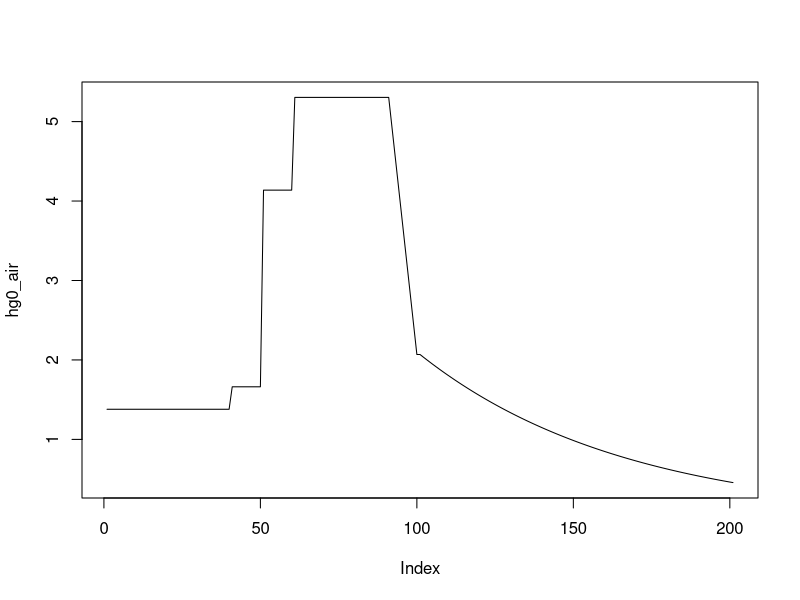
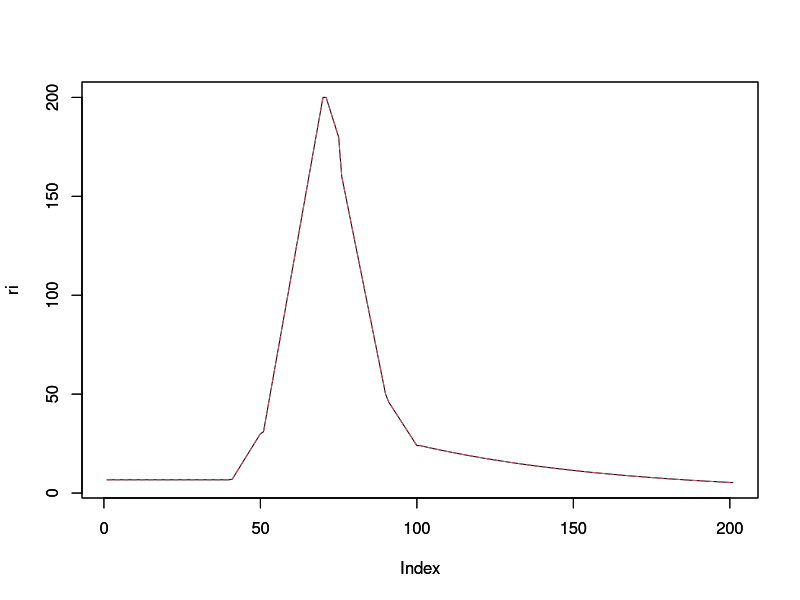
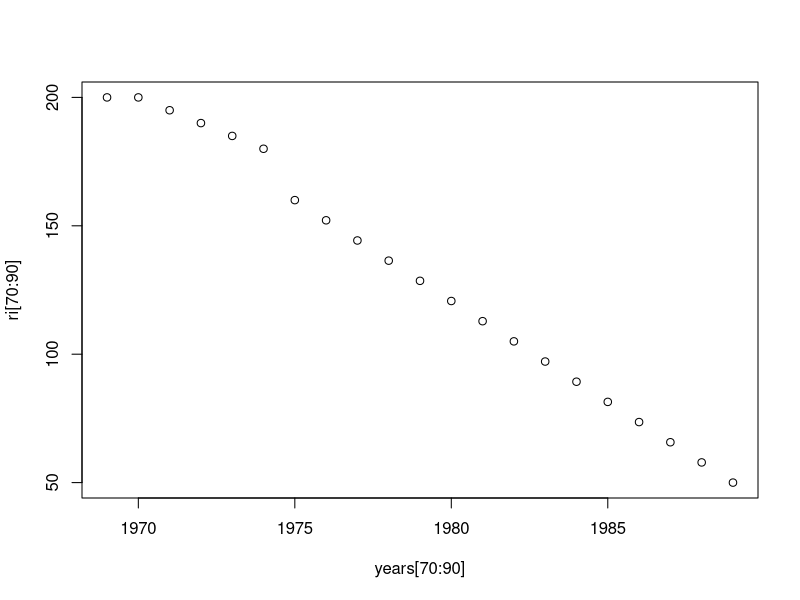
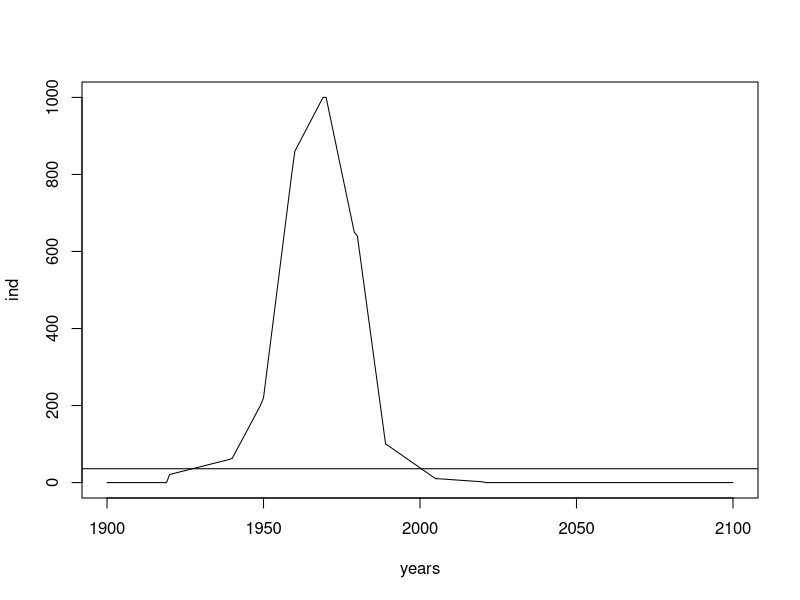
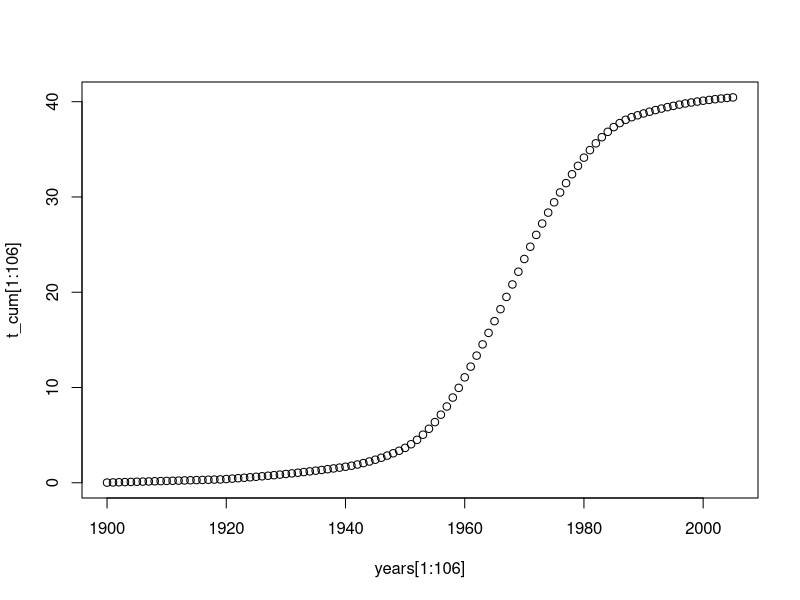
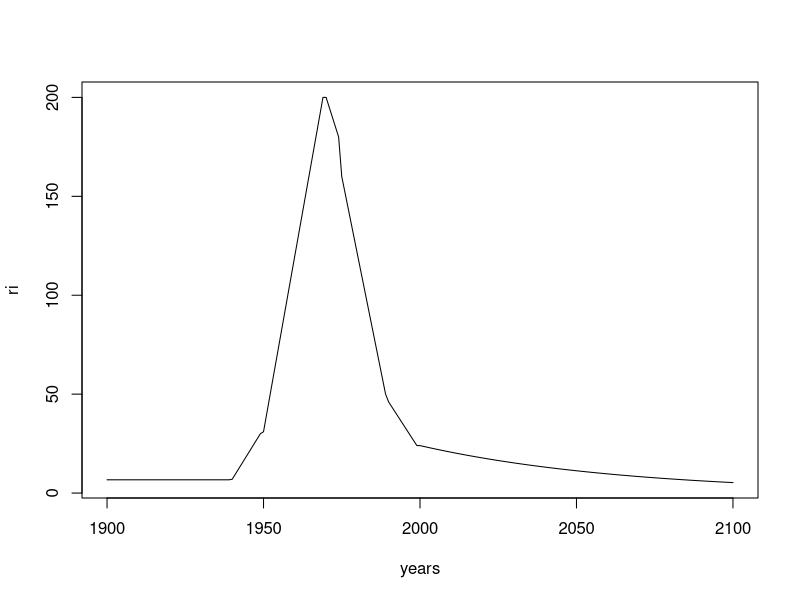
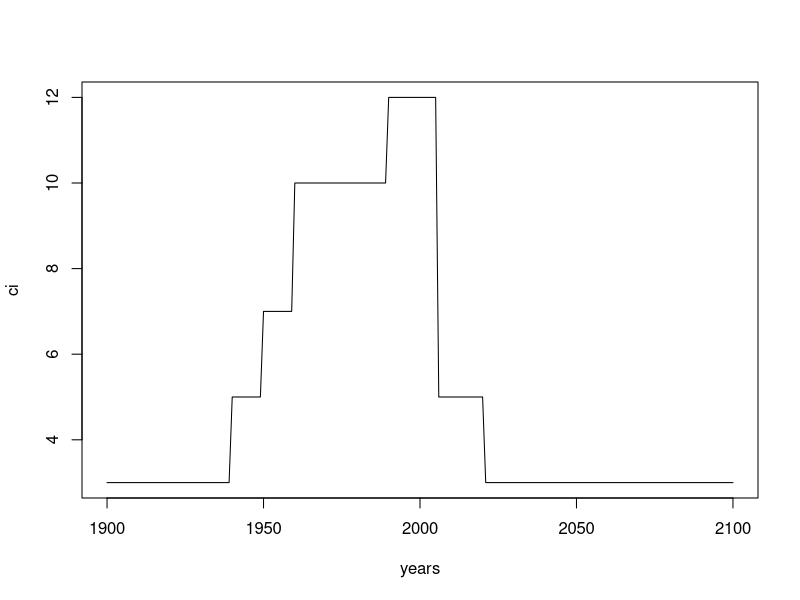
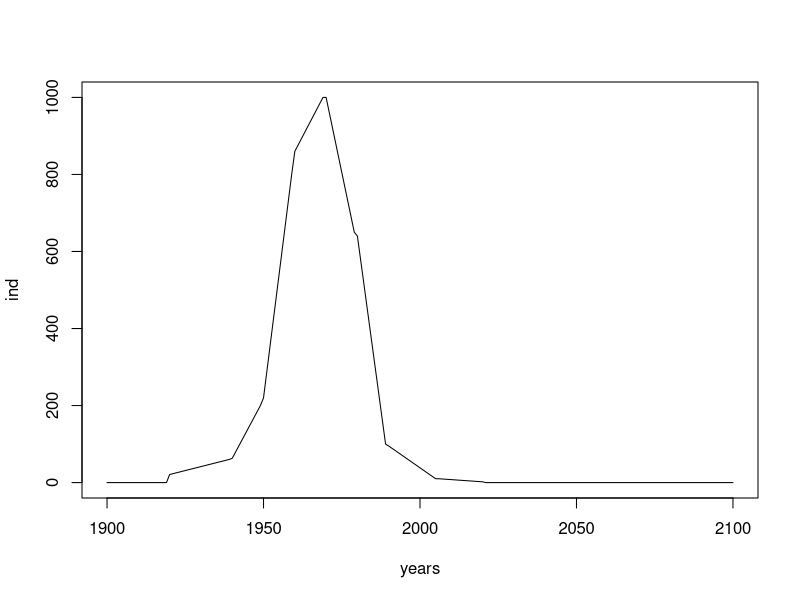

These charts were generated, in order, by the following R code: (Note: this script raises an error after producing the figures.)

years    <-seq(1900,2100)  # sequence of 200 elements (years)
area     <-4.12E+08   # surface area of the site (m2)  - to compute rates 
area_km2 <-4.12E+02   # surface area of the site (km2) - to compute rates 


## Function that creates a vector of 100 elements decreasing by 1.5% at each step
## this is to simulate the decrease of atmospheric deposition observed in Europe from 1999 (Colette et al., 2016) 
## starting from the value measured in the study area in 1999 (11.7 kg y-1,Rossini et al., 2005) 
## and projecting the trend to the future (2100)

n=rep(NA,101)   # preallocate
n[1]=11.7
for(i in 2:101){
  n[i] = n[i-1]-((n[i-1]*1.5)/100)
}

de<-c(rep(7.8,40), rep(9.4,10), rep(23.4, 10), rep(30, 30), seq(30,11.7, length.out = 10),n) # create a series
dep<-data.frame(years[1:201],de)    
dep[100,]
dep[118,]

mul_d<-de/9.049025
hg0_air<-1.6*mul_d
plot(hg0_air, type='l')

getwd()
write.table(hg0_air,'hg0_time.txt')

dep_g_km2_y<-de/area_km2*100

##  Function that creates a vector of 100 elements decreasing by 1.5% at each step -
#   this is for river load, based on analogy with atm. depo
#   river load in Venice for 1999 is ~24 kg y-1 (Collavini et al., 2005)

m=rep(NA,101)   # preallocate
m[1]=24
for(i in 2:101){
  m[i] = m[i-1]-((m[i-1]*1.5)/100)
}

y<-seq(1999,2100,length.out = 101)

data.frame(y,m)

# 6.7 kg y-1 is calculated form background concentrations and SPM load

ri<-c(rep(6.7,40), seq(7,30,length.out = 10), seq(31,200, length.out = 20),
      seq(200,180,-5),seq(160,50, length.out = 15), 
      seq(46.0,24, length.out = 10), m)
riv<-data.frame(years[1:201],ri)


ri2<-c(rep(6.7,40), seq(7,30,length.out = 10), seq(31,200, length.out = 20), seq(200,160,length.out =5),
       seq(150,50, length.out = 15), seq(46.0,24, length.out = 10), m)

plot(ri, type='l')
par(new=T)
plot(ri, type='l', col=2, lty=2)

riv[90,]
riv[101,]
riv[102,]

ef_1970 <-c(10,5,	14)
ef_1980 <-c(5,7,2)
ef_1990 <-c(2,2,3)
ef_2000 <-c(1,1,2)
ef_2008 <-c(1,1,1)


plot(years[70:90],ri[70:90])

riv[71,]
riv[81,]

f_box2<-0.458421978				
f_box5<-0.062621404			
f_box6<-0.220793636
f_box8<-0.170567015
f_box9<-0.087595967

riv$BOX2 = riv$ri*f_box2 #0.26
riv$BOX5 = riv$ri*f_box5 #0.15
riv$BOX6 = riv$ri*f_box6 #0.34
riv$BOX8 = riv$ri*f_box8 #0.14
riv$BOX9 = riv$ri*f_box9 #0.11

ci<-c(rep(3,40),rep(5,10), rep(7,10),rep(10,30), rep(12,16),rep(5,15), rep(3,80)) 
cit<-data.frame(years[1:201],ci)
str(cit)

#ind<-c(rep(0,20), seq(21,60,length.out = 20), seq(60,200,length.out = 10),rep(600, 10), seq(500,300,length.out = 30),
  #     seq(100,10,length.out =  16),seq(10,2,length.out =  15), rep(0,80))

ind<-c(rep(0,20), seq(21,60,length.out = 20), seq(63,200,length.out = 10),
        seq(220,800,length.out = 10), seq(860,1000,length.out = 10),seq(1000,650,length.out = 10),
        seq(640,100,length.out = 10), seq(95,10,length.out =  16),seq(10,2,length.out =  15), rep(0,80))
ind2<-ind*1.085

indus<-data.frame(years[1:201],ind2)

ind_mehg<-ind2*1/100

indus_mehg<-data.frame(years[1:201],ind_mehg)

ind3<-ind2+ind_mehg

ind_mehg/ind3*100

plot(years, ind, type='l')
abline(h=36)
tt<- de+ri+ci+ind3
t_cum<-cumsum(tt)/1000

tott<-data.frame(years,de,ri2,ci,ind3, tt, t_cum)
tott[102,]
tott[71,]

plot(years[1:106],t_cum[1:106])
plot(years,ri, type='l') 
plot(years,ci, type='l') 
plot(years,ind, type='l') 

#::::::::::::: ripartizione input fra i box :::::::::::::::::::::::::::::::::::::

area <-4.119E+08
aree<-c(4.350E+07,3.530E+07,3.130E+07,	8.900E+06,	2.220E+07,
        5.430E+07,1.146E+08,3.170E+07,	2.950E+07,	4.060E+07)

dep$BOX1 <-dep$de*(aree[1]/area)
dep$BOX2 <-dep$de*(aree[2]/area)
dep$BOX3 <-dep$de*(aree[3]/area)
dep$BOX4 <-dep$de*(aree[4]/area)
dep$BOX5 <-dep$de*(aree[5]/area)
dep$BOX6 <-dep$de*(aree[6]/area)
dep$BOX7 <-dep$de*(aree[7]/area)
dep$BOX8 <-dep$de*(aree[8]/area)
dep$BOX9 <-dep$de*(aree[9]/area)
dep$BOX10 <-dep$de*(aree[10]/area)

#aaaaa<-(dep$BOX1+dep$BOX2+dep$BOX3+dep$BOX4+dep$BOX5+dep$BOX6+dep$BOX7+dep$BOX8+dep$BOX9+dep$BOX10)


cit$BOX3<-cit$ci*0.33
cit$BOX5<-cit$ci*0.33
cit$BOX6<-cit$ci*0.33


## mancano years 1901; 1905(?)

mul_atm<-c(1.050000716,1.00454523,1.195454451,1.404547776,0.963636566,0.99545477,
           0.700000477,0.836363752,1.077272098,1.018182512,0.790908267,0.949999284)

riv_mult<-c(1.021276596,0.805920444,0.782608696, 1.184458834,0.919148936,1.013506013,0.866975023,
            0.853654024,0.820351526,0.935800185,1.598519889,1.197779833)

cit_mult<-rep(1,12)

if6<-indus %>%
  rowwise() %>%                       # for each row
  mutate(x = list(ind2 * cit_mult)) %>%    # multiply value in BOX1 with mul and save results as a list
  unnest()                            # unnest data
yy<-as.numeric(as.character(unlist(if6[1])))
b6i<-as.numeric(as.character(unlist(if6[3])))
tot_ind = b6i


if6_mehg<-indus_mehg %>%
  rowwise() %>%                       # for each row
  mutate(x = list(ind_mehg * cit_mult)) %>%    # multiply value in BOX1 with mul and save results as a list
  unnest()                            # unnest data
yy<-as.numeric(as.character(unlist(if6_mehg[1])))
b6i_mehg<-as.numeric(as.character(unlist(if6_mehg[3])))
tot_ind_mehg = b6i_mehg

cf3<-cit %>%
  rowwise() %>%                       # for each row
  mutate(x = list(BOX3 * cit_mult)) %>%    # multiply value in BOX1 with mul and save results as a list
  unnest()                            # unnest data
yy<-as.numeric(as.character(unlist(cf3[1])))
b3c<-as.numeric(as.character(unlist(cf3[5])))

cf5<-cit %>%
  rowwise() %>%                       # for each row
  mutate(x = list(BOX5 * cit_mult)) %>%    # multiply value in BOX1 with mul and save results as a list
  unnest()                            # unnest data
yy<-as.numeric(as.character(unlist(cf5[1])))
b5c<-as.numeric(as.character(unlist(cf5[5])))

cf6<-cit %>%
  rowwise() %>%                       # for each row
  mutate(x = list(BOX6 * cit_mult)) %>%    # multiply value in BOX1 with mul and save results as a list
  unnest()                            # unnest data
yy<-as.numeric(as.character(unlist(cf6[1])))
b6c<-as.numeric(as.character(unlist(cf6[5])))


dum<-cit %>%
  rowwise() %>%                       # for each row
  mutate(x = list(ci * cit_mult)) %>%    # multiply value in BOX1 with mul and save results as a list
  unnest()                            # unnest data
tot_city<-as.numeric(as.character(unlist(dum[5])))


library(tidyverse)

df1<-dep %>%
  rowwise() %>%                       # for each row
  mutate(x = list(BOX1 * mul_atm)) %>%    # multiply value in BOX1 with mul and save results as a list
  unnest()                            # unnest data
yy<-as.numeric(as.character(unlist(df1[1])))
b1<-as.numeric(as.character(unlist(df1[13])))

df2<-dep %>%
  rowwise() %>%                       # for each row
  mutate(x = list(BOX2* mul_atm)) %>%    # multiply value in BOX1 with mul and save results as a list
  unnest()                            # unnest data
b2<-as.numeric(as.character(unlist(df2[13])))

df3<-dep %>%
  rowwise() %>%                       # for each row
  mutate(x = list(BOX3* mul_atm)) %>%    # multiply value in BOX1 with mul and save results as a list
  unnest()                            # unnest data
b3<-as.numeric(as.character(unlist(df3[13])))

df4<-dep %>%
  rowwise() %>%                       # for each row
  mutate(x = list(BOX4* mul_atm)) %>%    # multiply value in BOX1 with mul and save results as a list
  unnest()                            # unnest data
b4<-as.numeric(as.character(unlist(df4[13])))

df5<-dep %>%
  rowwise() %>%                       # for each row
  mutate(x = list(BOX5* mul_atm)) %>%    # multiply value in BOX1 with mul and save results as a list
  unnest()                            # unnest data
b5<-as.numeric(as.character(unlist(df5[13])))

df6<-dep %>%
  rowwise() %>%                       # for each row
  mutate(x = list(BOX6* mul_atm)) %>%    # multiply value in BOX1 with mul and save results as a list
  unnest()                            # unnest data
b6<-as.numeric(as.character(unlist(df6[13])))

df7<-dep %>%
  rowwise() %>%                       # for each row
  mutate(x = list(BOX7* mul_atm)) %>%    # multiply value in BOX1 with mul and save results as a list
  unnest()                            # unnest data
b7<-as.numeric(as.character(unlist(df7[13])))

df8<-dep %>%
  rowwise() %>%                       # for each row
  mutate(x = list(BOX8* mul_atm)) %>%    # multiply value in BOX1 with mul and save results as a list
  unnest()                            # unnest data
b8<-as.numeric(as.character(unlist(df8[13])))

df9<-dep %>%
  rowwise() %>%                       # for each row
  mutate(x = list(BOX9* mul_atm)) %>%    # multiply value in BOX1 with mul and save results as a list
  unnest()                            # unnest data
b9<-as.numeric(as.character(unlist(df9[13])))

df10<-dep %>%
  rowwise() %>%                       # for each row
  mutate(x = list(BOX10* mul_atm)) %>%    # multiply value in BOX1 with mul and save results as a list
  unnest()                            # unnest data
b10<-as.numeric(as.character(unlist(df10[13])))


dffff<-dep %>%
  rowwise() %>%                       # for each row
  mutate(x = list(de* mul_atm)) %>%    # multiply value in BOX1 with mul and save results as a list
  unnest()                            # unnest data
tot_depo<-as.numeric(as.character(unlist(dffff[13])))

##::::::::::::::::::::::::::::  RIVERS :::::::::::::::::::::::::::::::::::::::::::::::::::::::

rf2<-riv %>%
  rowwise() %>%                       # for each row
  mutate(x = list(BOX2 * riv_mult)) %>%    # multiply value in BOX1 with mul and save results as a list
  unnest()                            # unnest data
yy<-as.numeric(as.character(unlist(rf2[1])))
b2r<-as.numeric(as.character(unlist(rf2[8])))

rf5<-riv %>%
  rowwise() %>%                       # for each row
  mutate(x = list(BOX5 * riv_mult)) %>%    # multiply value in BOX1 with mul and save results as a list
  unnest()                            # unnest data
b5r<-as.numeric(as.character(unlist(rf5[8])))

rf6<-riv %>%
  rowwise() %>%                       # for each row
  mutate(x = list(BOX6 * riv_mult)) %>%    # multiply value in BOX1 with mul and save results as a list
  unnest()                            # unnest data
b6r<-as.numeric(as.character(unlist(rf6[8])))

rf8<-riv %>%
  rowwise() %>%                       # for each row
  mutate(x = list(BOX8 * riv_mult)) %>%    # multiply value in BOX1 with mul and save results as a list
  unnest()                            # unnest data
b8r<-as.numeric(as.character(unlist(rf8[8])))

rf9<-riv %>%
  rowwise() %>%                       # for each row
  mutate(x = list(BOX9 * riv_mult)) %>%    # multiply value in BOX1 with mul and save results as a list
  unnest()                            # unnest data
b9r<-as.numeric(as.character(unlist(rf9[8])))

rvvvf<-riv %>%
  rowwise() %>%                       # for each row
  mutate(x = list(ri * riv_mult)) %>%    # multiply value in BOX1 with mul and save results as a list
  unnest()                            # unnest data
tot_riv<-as.numeric(as.character(unlist(rvvvf[8])))


##:::::::::::::::::::::::::::: New Data Frame :::::::::::::::::::::::::::::::::::::::::::::::::::::::

monthly_dep<-data.frame(yy,b1, b2, b3, b4, b5, b6, b7, b8, b9, b10)
monthly_riv<-data.frame(yy,b2r, b5r, b6r, b8r, b9r)
monthly_cit<-data.frame(yy,b3c,b5c,b6c)
monthy_ind<-data.frame(yy,b6i)

write.table(monthly_dep,file='monthly_dep.txt')
write.table(monthly_riv,file='monthly_riv.txt')
write.table(monthly_cit,file='monthly_city.txt')

in1 <-(monthly_dep$b1)/365   # kg / y to kg/d
in2 <-(monthly_dep$b2 + monthly_riv$b2r)/365
in3 <-(monthly_dep$b3 + monthly_cit$b3c)/365
in4 <-(monthly_dep$b4)/365
in5 <-(monthly_dep$b5 + monthly_riv$b5r + monthly_cit$b5c)/365
in6 <-(monthly_dep$b6 + monthly_riv$b6r + monthly_cit$b6c+monthy_ind$b6i)/365
in7 <-(monthly_dep$b7)/365
in8 <-(monthly_dep$b8 + monthly_riv$b8r)/365
in9 <-(monthly_dep$b9 + monthly_riv$b9r)/365
in10<-(monthly_dep$b10)/365

ladata<-seq(as.Date('1900-01-01'),by='months',length=2412)
ladataOK<-format(ladata, "%m-%d-%Y")

all_input<-data.frame(ladataOK,in1,in2,in3,in4,in5,in6,in7,in8,in9,in10)
monthly_riv_mehg<-data.frame(ladataOK,monthly_riv[2:6]*1.7/(365*100))
monthly_riv_mehg$b6r<-monthly_riv_mehg$b6r+(b6i_mehg/365)

dep_g_km2_y<-tot_depo/area_km2*100

plot(monthly_riv_mehg$b6r, type='l')

TOT<-tot_city+tot_depo+tot_ind+tot_riv

png('Hg_input_VE_.png', units='cm', height = 31,  width = 31, res=300)

par(cex.axis=1.4, cex.lab=1.4, bty='none', mfrow=c(2,2), cex.main=1.4)
plot(ladata,TOT, type='l', ylim=c(0,1500), xlab='',ylab='kg y-1', 
     main='Hg inputs to the Venice Lagoon')
par(new=T)
plot(ladata,tot_city, type='l',col='orange',ylab='',xlab='', yaxt='n',xaxt='n', ylim=c(0,1500))
par(new=T)
plot(ladata,tot_depo, type='l',col='cyan3',ylab='',xlab='', yaxt='n',xaxt='n', ylim=c(0,1500))
par(new=T)
plot(ladata,tot_ind, type='l',col='grey40', ylab='',xlab='', yaxt='n',xaxt='n',ylim=c(0,1500))
par(new=T)
plot(ladata,tot_riv, type='l',col='royalblue',ylab='',xlab='',  yaxt='n',xaxt='n',ylim=c(0,1500))
legend(4900, 1500, col=c(1,'grey40', 'royalblue','cyan3','orange'),pch=19, bty='n',cex=1.4,
       legend=c('Total load','Industrial load','River load','Atmospheric deposition','City load'))
text(ladata[30],1500,'A', cex=2.5)

#plot(ladata,TOT/TOT*100, type='l', ylim=c(0,100), xlab='',ylab='kg y-1', 
#     )
#par(new=T)
plot(ladata,tot_city/TOT*100, type='l',col='orange',ylab='%',xlab='', 
     ylim=c(0,100), main='Hg inputs to the Venice Lagoon')
par(new=T)
plot(ladata,tot_depo/TOT*100, type='l',col='cyan3',ylab='',xlab='', yaxt='n',
     xaxt='n', ylim=c(0,100))
par(new=T)
plot(ladata,tot_ind/TOT*100, type='l',col='grey40', ylab='',xlab='', 
     yaxt='n',xaxt='n',ylim=c(0,100))
par(new=T)
plot(ladata,tot_riv/TOT*100, type='l',col='royalblue',ylab='',xlab='', 
     yaxt='n',xaxt='n',ylim=c(0,100))
#legend(4900, 100, col=c(1,'grey40', 'royalblue','cyan3','orange'),pch=19, bty='n',cex=1.4,
 #      legend=c('Total load','Industrial load','River load','Atmospheric deposition','City load'))
text(ladata[30],100,'B', cex=2.5)

r<-c(1,2,15,25) #observational range for atmospheric deposition rate


plot(ladata,tot_riv/20.947747, type='l', col='#4169E1',
     main='River load \n enrichment factor relative to 2008', ylab='EF',ylim=c(0,15)) 
text(ladata[30],15,'C', cex=2.5)
par(new=T)
boxplot(ef_1970,ef_1980,ef_1990,ef_2000,  ylim=c(0,15),xaxt='n',col='grey80',
        at=c(71,81,91,102), xlim=c(1,201), boxwex=3.5,
        range = T, outline=T)

boxplot(r, ylim=c(1,26), col='grey80', ylab='', xlab='', 
        boxwex=1.2, main='Atmospheric deposition rate')
text(1,18,'range for marine areas \n from global models \n ensemble (UNEP, 2013)', cex=1.2)
par(new=T)
plot(ladata,dep_g_km2_y, type='l', ylim=c(1,26),lwd=2, col='cyan3', xlab='year',ylab='g km-2 y-1')  ## range 2 - 25 g km-2 y-1 over marine areas (UNEP, 2013)
text(18,5,'input for \n the Venice lagoon', cex=1.2)
text(ladata[30],26,'D', cex=2.5)

dev.off()

write.table(all_input,file='all_input_hgII.txt')
write.table(monthly_riv_mehg,file='monthly_riv_mehg.txt')

getwd()


tot_in<-data.frame(ladataOK,cumsum(TOT/12))
names(tot_in)<-c('data','tot')
xx<-tot_in[1261,]
xx$tot/1000

write.table(ladataOK,file='ladataOK.txt')



tail(ladata)
str(monthly_riv)






### ----- oppure ---------------------------------------
#f = function(x,y) x*y
#f = Vectorize(f)

#df %>%
#  mutate(x = list(f(BOX1, mul_atm))) %>%    
#  unnest()
